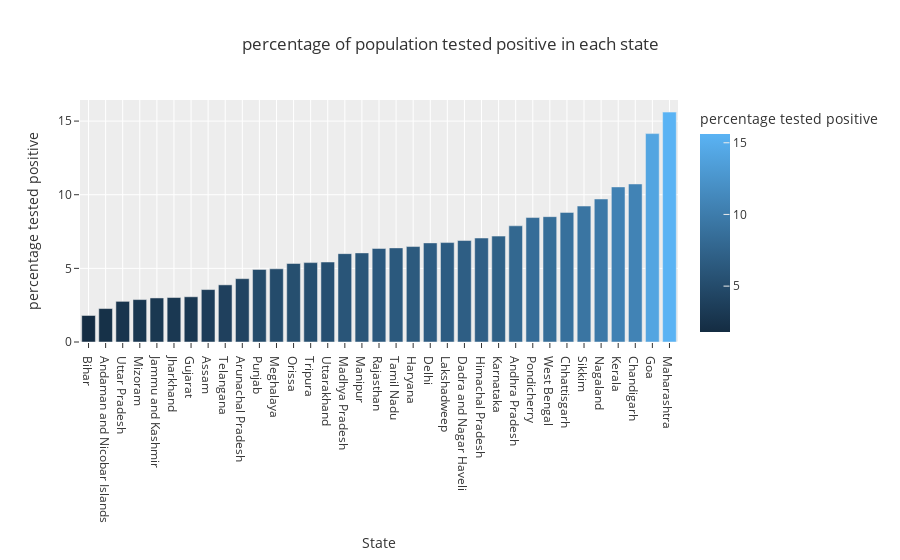

This figure's notebook cell:
### Code cell
fig = px.bar(plot_positive_per, x='State',y='percentage tested positive',color='percentage tested positive',
            title='percentage of population tested positive in each state',template='ggplot2')

fig.show()

### Figure 1 — Plotly figure (JSON) as saved in the notebook; plotly's stock layout.template omitted (floating-point values rounded to 4 significant figures)
{"data": [{"alignmentgroup": "True", "hovertemplate": "State=%{x}<br>percentage tested positive=%{marker.color}<extra></extra>", "legendgroup": "", "marker": {"color": [1.8, 2.27, 2.76, 2.88, 2.99, 3.02, 3.07, 3.56, 3.88, 4.3, 4.93, 4.97, 5.33, 5.39, 5.43, 6, 6.05, 6.35, 6.39, 6.48, 6.73, 6.75, 6.89, 7.06, 7.19, 7.89, 8.45, 8.51, 8.8, 9.23, 9.71, 10.53, 10.73, 14.15, 15.61], "coloraxis": "coloraxis", "pattern": {"shape": ""}}, "name": "", "offsetgroup": "", "orientation": "v", "showlegend": false, "textposition": "auto", "type": "bar", "x": ["Bihar", "Andaman and Nicobar Islands", "Uttar Pradesh", "Mizoram", "Jammu and Kashmir", "Jharkhand", "Gujarat", "Assam", "Telangana", "Arunachal Pradesh", "Punjab", "Meghalaya", "Orissa", "Tripura", "Uttarakhand", "Madhya Pradesh", "Manipur", "Rajasthan", "Tamil Nadu", "Haryana", "Delhi", "Lakshadweep", "Dadra and Nagar Haveli", "Himachal Pradesh", "Karnataka", "Andhra Pradesh", "Pondicherry", "West Bengal", "Chhattisgarh", "Sikkim", "Nagaland", "Kerala", "Chandigarh", "Goa", "Maharashtra"], "xaxis": "x", "y": [1.8, 2.27, 2.76, 2.88, 2.99, 3.02, 3.07, 3.56, 3.88, 4.3, 4.93, 4.97, 5.33, 5.39, 5.43, 6, 6.05, 6.35, 6.39, 6.48, 6.73, 6.75, 6.89, 7.06, 7.19, 7.89, 8.45, 8.51, 8.8, 9.23, 9.71, 10.53, 10.73, 14.15, 15.61], "yaxis": "y"}], "layout": {"barmode": "relative", "coloraxis": {"colorbar": {"title": {"text": "percentage tested positive"}}, "colorscale": [[0, "rgb(20,44,66)"], [1, "rgb(90,179,244)"]]}, "legend": {"tracegroupgap": 0}, "title": {"text": "percentage of population tested positive in each state"}, "xaxis": {"anchor": "y", "domain": [0, 1], "title": {"text": "State"}}, "yaxis": {"anchor": "x", "domain": [0, 1], "title": {"text": "percentage tested positive"}}}}
